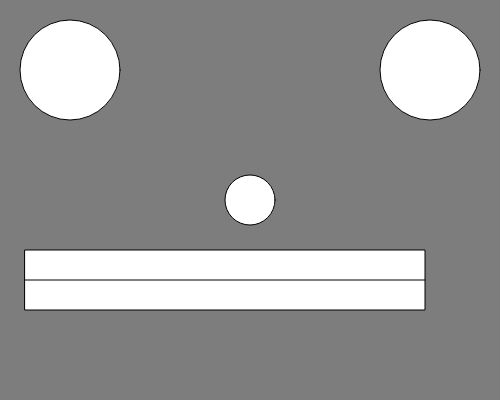
Frame 1 (no input)
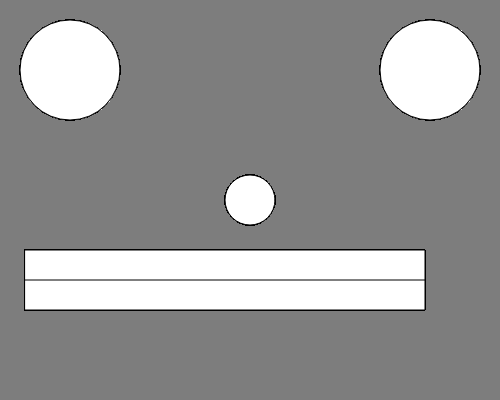
Frame 60 (no input)
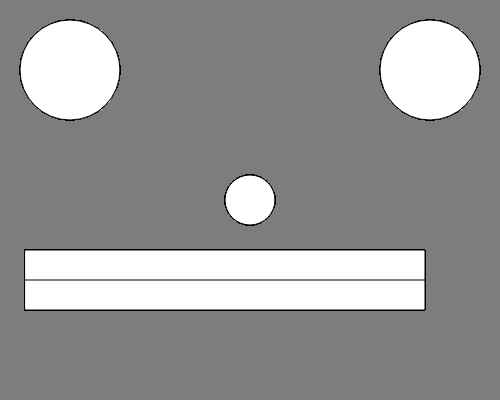
Frame 120 (the mouse pressed at the canvas centre since frame 60)

The p5.js sketch that drew these frames (run headless with seeded random() and noise() and a simulated clock; from frame 60 on, the mouse is pressed at the canvas centre):

// p5.js sketch
// ── sketch.js
var mouthX = 25;
var mouthY = 250;
var mouthW = 400;
var mouthH = 60;

function setup() {
    createCanvas(500,400);
    background(0,0,0);
    background(255,0,0);
    background(125);

    console.log("width: " + width + " " + "height: "+ height);
}

function draw() {
    // x , y , width, height
//left eye
    ellipse(70,70,100,100);
//right eye
    ellipse(430, 70, 100, 100);

//nose
    ellipse(width/2,height/2,50,50);
    //width meaning canvas width
    //meaning it will be right in the center
    //same for height


    rect(mouthX, mouthY, mouthW, mouthH);
    line(mouthX, mouthY + mouthH/2, mouthX + mouthW, mouthY + mouthH/2);
}
